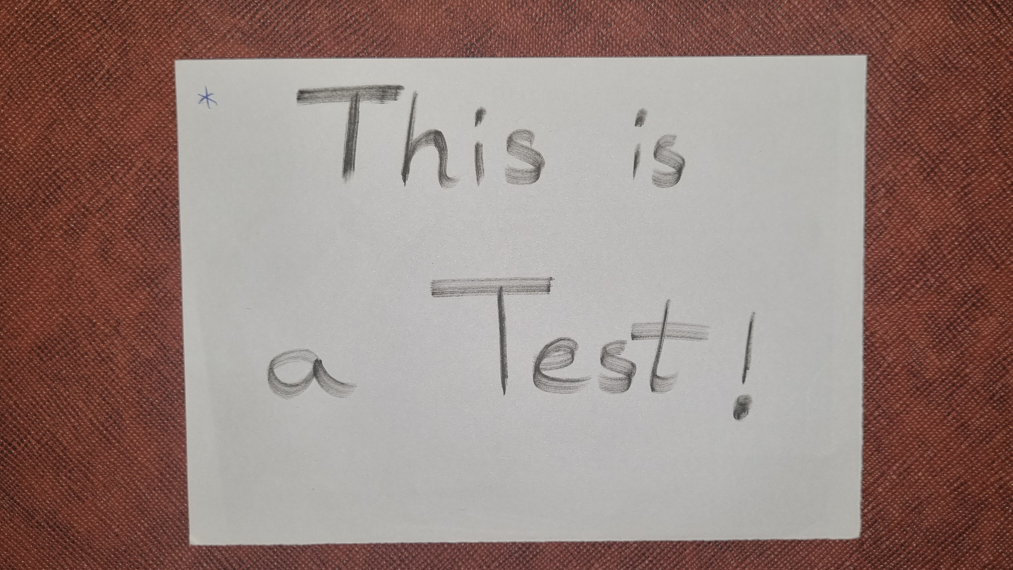
#> input picture test_img.jpg, 3038 x 1710 px (shown at 1/3 size)
$ jupyter execute main.ipynb
#> lines starting #> are read from the running program, lines starting #| are printed output that depends on the picture; after the words box and inside, x2 and y2 are one past the last pixel; in counts of white or black regions, pixels touching at a corner belong together
# Introduction
This project presents an automated document scanning system that captures, rectifies, and enhances document images using computer vision techniques. A companion [video](https://youtu.be/sTGh5_ssfv0) demonstrates the complete workflow and real-world results. The pipeline includes edge detection, perspective correction, and optional binarization to produce scanner-like results from smartphone photos.

# Import libraries

[cell 1]
from skimage.filters import threshold_local
import numpy as np
import cv2
import imutils
import matplotlib.pyplot as plt

# Processing the image
This code performs edge detection on an image through a multi-step pipeline. First, it loads and resizes the input image (`test_img.jpg`) to 20% of its original dimensions to reduce processing time. The image is then converted to grayscale and smoothed using a Gaussian blur to eliminate noise. Finally, the **Canny** edge detection algorithm identifies edges using threshold values of 50 (weak edges) and 200 (strong edges), producing a binary image where white pixels represent detected edges.

The code displays both the resized original image and the edge detection results side-by-side for comparison, with proper color space conversion from OpenCV's BGR format to matplotlib's RGB format for accurate visualization.

[cell 2]
# load in the image
img_name = "test_img.jpg"  # this part can be replaced by any name/path of an image
image = cv2.imread(img_name)
#> image is the input picture: shape (1710, 3038, 3); mean B, G, R 123.9, 129.7, 150.7
orig = image.copy()

# resize the image
height = image.shape[0]
#> height = 1710
width = image.shape[1]
#> width = 3038
ratio = 0.2
width = int(ratio * width)
#> width = 607
height = int(ratio * height)
#> height = 342
image = cv2.resize(image, (width, height))
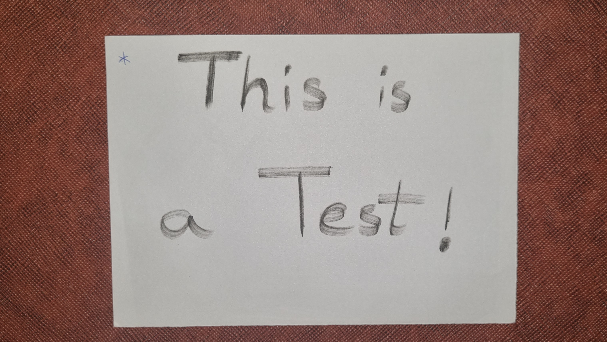
#> image: shape (342, 607, 3); mean B, G, R 123.8, 129.7, 150.7

# find edges in the image
gray_scaled = cv2.cvtColor(image, cv2.COLOR_BGR2GRAY)
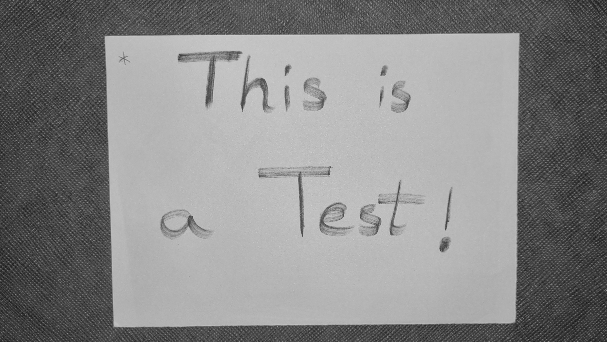
#> gray_scaled: shape (342, 607); min 25, max 210, mean 135.3

# blur the image using Gaussian blur
gray_scaled = cv2.GaussianBlur(gray_scaled, (5, 5), 0)

# edge detection
edged = cv2.Canny(gray_scaled, 50, 200)
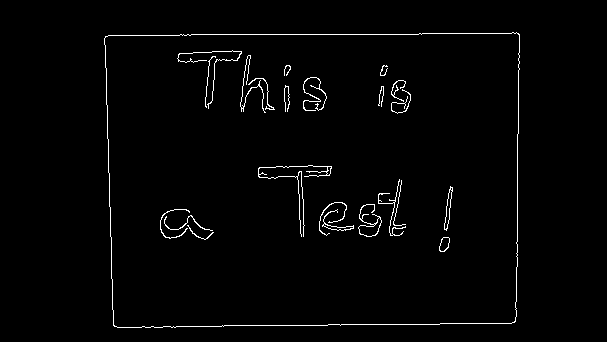
#> edged: shape (342, 607); 1.7% white in thin lines or dots, all inside (x1, y1, x2, y2) = (104, 32, 520, 328)

# convert BGR to RGB for matplotlib display
image_rgb = cv2.cvtColor(image, cv2.COLOR_BGR2RGB)

# display the images using matplotlib
plt.figure(figsize=(10, 5))

# show original image
plt.subplot(1, 2, 1)
plt.imshow(image_rgb)
plt.title("Original Image")
plt.axis('off')

# how edge detected image
plt.subplot(1, 2, 2)
plt.imshow(edged, cmap='gray')
plt.title("Edges Detected")
plt.axis('off')

plt.tight_layout()
plt.show()
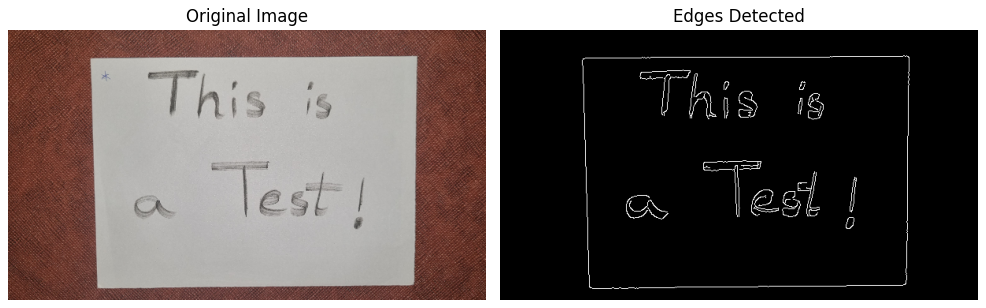
#> figure drawn by matplotlib, 2 panels

# Contour Detection and Filtering
This code identifies and filters contours from the edge-detected image. Using OpenCV's `findContours` function, it detects all possible contours in the binary edge map (`RETR_LIST` mode) with simplified point representation (`CHAIN_APPROX_SIMPLE`). The `imutils.grab_contours` function ensures version compatibility by extracting contours consistently across different OpenCV versions. The code then sorts all detected contours by area in descending order and keeps only the **5 largest contours**, effectively filtering out smaller, potentially noisy shapes while preserving the most significant structural elements of the image.

[cell 3]
# detect all contours in the edge-detected image
contours = cv2.findContours(edged.copy(), cv2.RETR_LIST, cv2.CHAIN_APPROX_SIMPLE)
#> contours = 31 contours, 15 with area under 20; largest, box (x1, y1, x2, y2) and area: (104, 32, 520, 328) 118767, (104, 32, 520, 328) 118762, (358, 204, 382, 237) 230, (358, 217, 382, 237) 204, (444, 186, 453, 231) 130

# handle OpenCV version compatibility
contours = imutils.grab_contours(contours)

# sort contours by area (descending) and keep top 5 largest contours which filters out small noise while preserving major shapes
contours = sorted(contours, key=cv2.contourArea, reverse=True)[:5]
#> contours = 5 contours; box (x1, y1, x2, y2) and area: (104, 32, 520, 328) 118767, (104, 32, 520, 328) 118762, (358, 204, 382, 237) 230, (358, 217, 382, 237) 204, (444, 186, 453, 231) 130

# Document Contour Detection
This code processes potential contours to identify a document boundary within the image. For each contour, it first calculates the perimeter length, then applies the Douglas-Peucker algorithm to simplify the contour shape with a tolerance of 2% of the perimeter length. The logic specifically looks for quadrilateral shapes (4-vertex contours), assuming these likely represent documents in the image. When a 4-sided contour is found, it's stored as the detected document outline and the search terminates, prioritizing efficiency. This approach effectively filters for the most probable document shape while accommodating minor imperfections in edge detection through the approximation tolerance.

[cell 4]
# process each contour to find document edges
for contour in contours:
    # calculate contour perimeter (closed curve)
    perimeter = cv2.arcLength(contour, True)

    # simplify contour shape using Douglas-Peucker algorithm
    approximation = cv2.approxPolyDP(contour, 0.02*perimeter, True)

    # if contour has 4 vertices, assume it's the document (most documents are rectangular/quads)
    if len(approximation) == 4:
        paper_outline = approximation
        break  # stop after finding first valid document contour
#> this loop made 1 pass
#> (perimeter, paper_outline) on pass 1: (1419.3, [[519, 34], [105, 36], [113, 325], [514, 322]])

# Document Outline Visualization

This code visualizes the detected document contour by:

1. **Drawing the contour**:
   - Creates a copy of the original image to preserve data
   - Draws the 4-point `paper_outline` contour in blue (BGR color (225, 0, 0))
   - Uses 2px line thickness for clear visibility

2. **Displaying the result**:
   - Converts from OpenCV's BGR format to RGB for proper color display
   - Shows the image with matplotlib for inline notebook viewing
   - Removes axes for cleaner presentation
   - Includes a descriptive title

The blue quadrilateral contour represents the algorithm's identification of the document boundaries in the image. This visualization helps verify the accuracy of the edge detection and contour approximation steps.

[cell 5]
# draw the detected document contour on original image
output = image.copy()
cv2.drawContours(output, [paper_outline], -1, (225, 0, 0), 2)  # Blue contour, 2px thickness
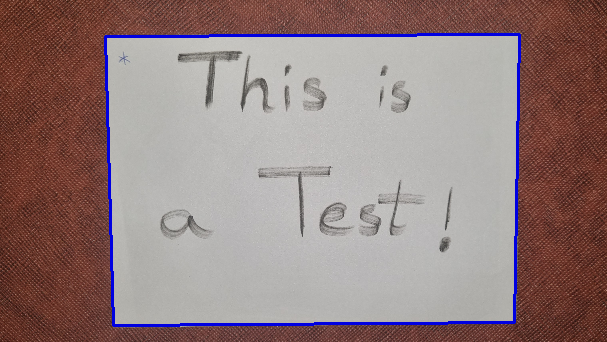
#> output: shape (342, 607, 3); 2.01% of pixels changed, all inside (x1, y1, x2, y2) = (104, 33, 521, 327)

# convert BGR to RGB for proper matplotlib display
output_rgb = cv2.cvtColor(output, cv2.COLOR_BGR2RGB)

# display result below cell
plt.figure(figsize=(8,6))
plt.imshow(output_rgb)
plt.title("Detected Document Outline", fontsize=12)
plt.axis('off')
plt.show()

# Point Arrangement Algorithm

This function organizes 4 unordered 2D points into a consistent order representing a quadrilateral's corners:

1. **Initialization**:
   - Creates a 4x2 array to store ordered points (top-left, top-right, bottom-right, bottom-left)

2. **Sum-based ordering**:
   - Calculates the sum of x+y coordinates for each point
   - Top-left point: smallest sum (closest to origin)
   - Bottom-right point: largest sum (farthest from origin)

3. **Difference-based ordering**:
   - Calculates the difference (x-y) for remaining points
   - Top-right point: smallest difference (x ≈ y)
   - Bottom-left point: largest difference (x ≠ y)

4. **Visual verification**:
   - The test plot shows original (red) vs ordered (blue) points
   - Labels each corner with position (tl, tr, br, bl)
   - Demonstrates the consistent ordering regardless of input sequence

**Key Applications**:
- Document scanning (consistent corner ordering for perspective transform)
- Computer vision tasks requiring ordered quadrilateral points
- Geometry processing where point sequence matters

[cell 6]
def arrange_points(points):
    # initialize 4x2 array to store ordered points (tl, tr, br, bl)
    rectangle = np.zeros((4, 2), dtype="float32")

    # sum of x+y coordinates:
    # - top-left has smallest sum (closest to origin)
    # - bottom-right has largest sum (farthest from origin)
    sum_points = points.sum(axis=1)
    rectangle[0] = points[np.argmin(sum_points)]  # top-left
    rectangle[2] = points[np.argmax(sum_points)]  # bottom-right

    # difference between x-y coordinates:
    # - top-right has smallest difference (x ≈ y)
    # - bottom-left has largest difference (x ≠ y)
    diff_points = np.diff(points, axis=1)
    rectangle[1] = points[np.argmin(diff_points)]  # top-right
    rectangle[3] = points[np.argmax(diff_points)]  # bottom-left

    return rectangle

# visualization test (add below the function)
test_points = np.array([[30, 20], [10, 40], [40, 50], [20, 10]])
ordered = arrange_points(test_points)

plt.figure(figsize=(8, 5))
plt.scatter(test_points[:,0], test_points[:,1], c='red', s=100, label='Original')
plt.scatter(ordered[:,0], ordered[:,1], c='blue', s=50, label='Ordered')
for i, (x, y) in enumerate(ordered):
    plt.text(x, y, f"{['tl','tr','br','bl'][i]}", fontsize=12, ha='right')
plt.legend()
plt.title("Point Arrangement Visualization", fontsize=14)
plt.grid(True)
plt.show()
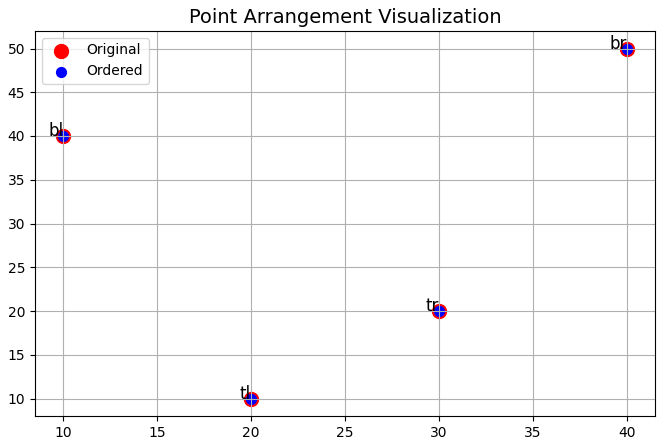
#> figure drawn by matplotlib, 1 panel

# Perspective Correction Transformation

This function performs a perspective correction on an image using four detected corner points:

1. **Point Organization**:
   - Uses `arrange_points()` to consistently order the input points (top-left, top-right, bottom-right, bottom-left)
   - Calculates actual dimensions of each side using Euclidean distance between points

2. **Output Dimensions Calculation**:
   - Determines maximum height from left and right sides
   - Determines maximum width from top and bottom sides
   - Creates a destination rectangle with these dimensions

3. **Perspective Transformation**:
   - Computes a perspective transform matrix mapping original points to destination rectangle
   - Applies the transformation using `warpPerspective`
   - Returns the corrected (warped) image

4. **Visual Verification**:
   - Left panel shows original image with detected corners labeled
   - Right panel shows perspective-corrected result
   - Labels each corner point (TL, TR, BR, BL) for validation

**Key Features**:
- Handles quadrilateral shapes of any orientation
- Maintains aspect ratio based on actual detected dimensions
- Includes visual debugging to verify corner detection
- Returns a rectangular output regardless of input perspective

**Mathematical Basis**:
- Uses Euclidean distance: `√((x₂-x₁)² + (y₂-y₁)²)` for dimension calculation
- Perspective transform solves the homography between two planes
- Preserves straight lines while correcting perspective distortion

[cell 7]
def set_four_points(image, points):
    # order points consistently (tl, tr, br, bl)
    rectangle = arrange_points(points)
#> rectangle = [[525, 180], [2595, 170], [2570, 1610], [565, 1625]]
    (top_left, top_right, bottom_right, bottom_left) = rectangle
#> top_left = [525, 180]; top_right = [2595, 170]; bottom_right = [2570, 1610]; bottom_left = [565, 1625]

    # calculate dimensions of quadrilateral sides using Euclidean distance
    left_height = np.sqrt(((top_left[0]-bottom_left[0])**2) + ((top_left[1]-bottom_left[1])**2))
#> left_height = 1445.6
    right_height = np.sqrt(((top_right[0]-bottom_right[0])**2) + ((top_right[1]-bottom_right[1])**2))
#> right_height = 1440.2
    top_width = np.sqrt(((top_right[0]-top_left[0])**2) + ((top_right[1]-top_left[1])**2))
#> top_width = 2070
    bottom_width = np.sqrt(((bottom_right[0]-bottom_left[0])**2) + ((bottom_right[1]-bottom_left[1])**2))
#> bottom_width = 2005.1

    # determine output dimensions (maximum height and width)
    maxheight = max(int(left_height), int(right_height))
#> maxheight = 1445
    maxwidth = max(int(top_width), int(bottom_width))
#> maxwidth = 2070

    # define destination points for perspective transform
    destination = np.array([
        [0, 0],                      # Top-left
        [maxwidth-1, 0],             # Top-right
        [maxwidth-1, maxheight-1],   # Bottom-right
        [0, maxheight-1]],           # Bottom-left
        dtype="float32")
#> destination = [[0, 0], [2069, 0], [2069, 1444], [0, 1444]]

    # compute perspective transform and apply it
    matrix = cv2.getPerspectiveTransform(rectangle, destination)
#> matrix = [[0.991, -0.0274, -515.2], [0.00465, 0.963, -175.8], [-1.93e-06, -2.16e-05, 1]]
    warped = cv2.warpPerspective(image, matrix, (maxwidth, maxheight))
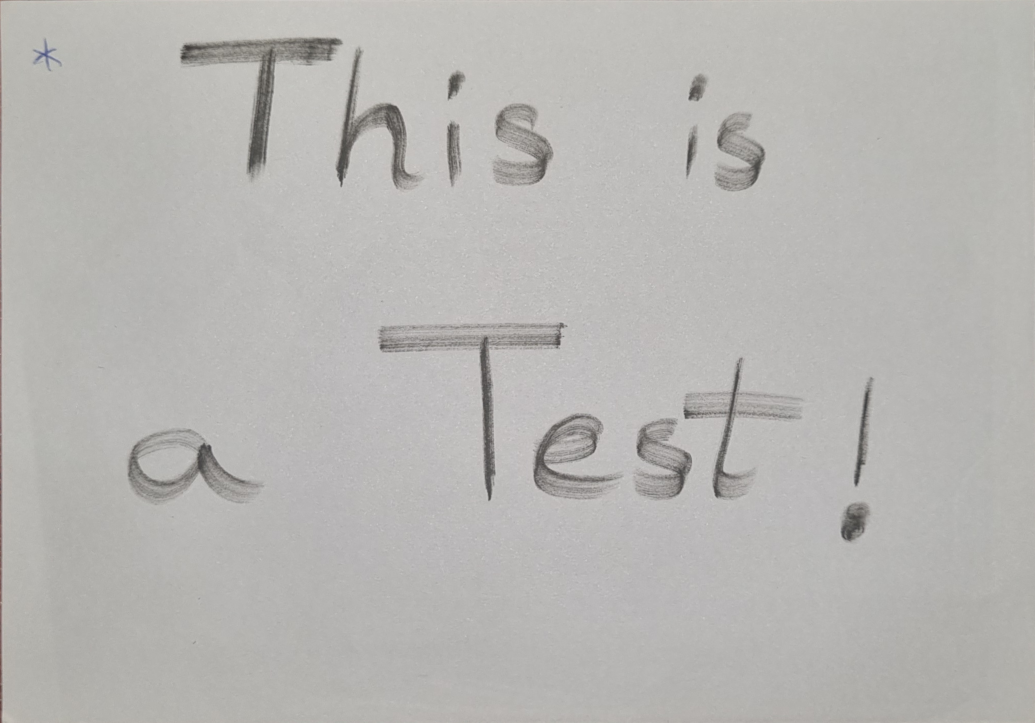
#> warped: shape (1445, 2070, 3) (shown at 1/2 size); mean B, G, R 178.8, 181.5, 182.8

    # visualization
    plt.figure(figsize=(12, 6))

    plt.subplot(1, 2, 1)
    plt.imshow(cv2.cvtColor(image, cv2.COLOR_BGR2RGB))
    plt.title("Original Image", fontsize=10)
    for i, (x, y) in enumerate(rectangle):
        plt.scatter(x, y, c='red', s=50)
        plt.text(x, y, f"{['TL','TR','BR','BL'][i]}", fontsize=12, color='white')
#> this loop made 4 passes

    plt.subplot(1, 2, 2)
    plt.imshow(cv2.cvtColor(warped, cv2.COLOR_BGR2RGB))
    plt.title("Perspective Corrected", fontsize=10)

    plt.tight_layout()
    plt.show()
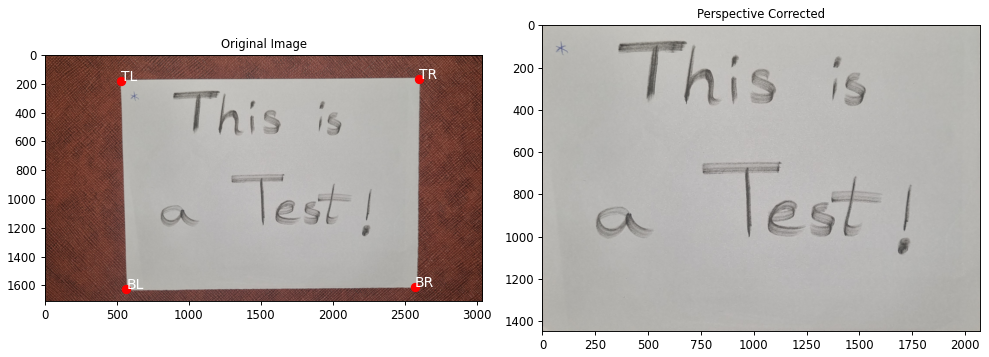
#> figure drawn by matplotlib, 2 panels

    return warped

# Document Scanning Results

This code completes the document scanning pipeline:

1. **Perspective Correction**:
   - Applies the `set_four_points` function using the detected document corners
   - Multiplies points by `1/ratio` to scale back to original image dimensions
   - Produces a flat, rectangular view of the document

2. **Optional Processing** (currently commented out):
   - Converts to grayscale for document processing
   - Applies adaptive thresholding using:
     - 11x11 pixel neighborhood
     - Gaussian weighting method
     - 10 intensity offset
   - Creates a binary (black-and-white) document representation

3. **Results Visualization**:
   - Shows side-by-side comparison:
     - Left: Original image (resized for display)
     - Right: Corrected "scanned" output
   - Uses consistent sizing for fair comparison
   - Maintains proper color space conversion (BGR→RGB)

**Key Observations**:
- The perspective correction should produce a clean rectangular output
- Resizing maintains aspect ratio for display purposes
- Uncomment thresholding steps for better document readability
- White borders may appear if the original capture wasn't perfectly aligned

**Next Steps**:
1. Uncomment thresholding for document binarization
2. Adjust threshold parameters for optimal text clarity
3. Add post-processing (deskew, contrast enhancement)

[cell 8]
SAVE_SCAN = True  # Set to False to disable saving

# apply perspective correction using the detected document contour
warped = set_four_points(orig, paper_outline.reshape(4,2)*(1/ratio))

# display comparison using matplotlib for better inline visualization
plt.figure(figsize=(12, 6))

# original image (resized)
plt.subplot(1, 2, 1)
plt.imshow(cv2.cvtColor(cv2.resize(orig, (width, height)), cv2.COLOR_BGR2RGB))
plt.title("Original Image", fontsize=10)
plt.axis('off')

# scanned result (resized)
plt.subplot(1, 2, 2)
plt.imshow(cv2.cvtColor(cv2.resize(warped, (width, height)), cv2.COLOR_BGR2RGB))
plt.title("Perspective-Corrected Scan", fontsize=10)
plt.axis('off')

plt.tight_layout()
plt.show()
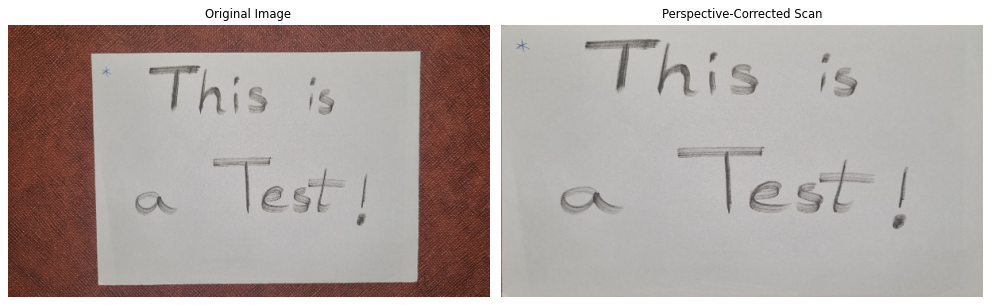
#> figure drawn by matplotlib, 2 panels

# save functionality
if SAVE_SCAN:
    import datetime
    timestamp = datetime.datetime.now().strftime("%Y%m%d_%H%M%S")
    filename = f"scanned_document_{timestamp}.png"


    cv2.imwrite(filename, cv2.cvtColor(warped, cv2.COLOR_RGB2BGR))
    print(f"Scan saved as {filename} in current directory")
else:
    print("Scan not saved (SAVE_SCAN=False)")
